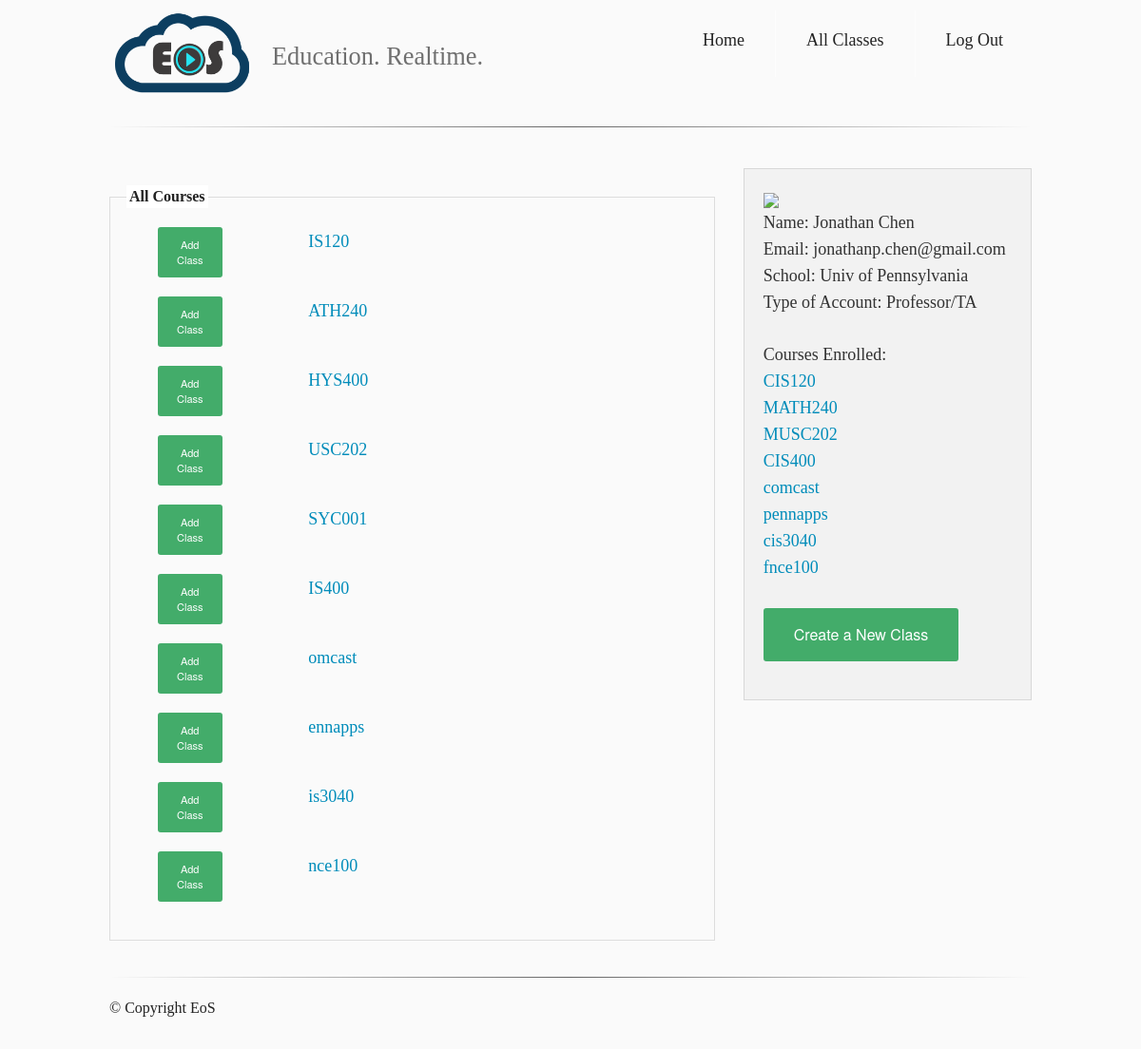
Screenshot of /allclasses (signed in) with the database file from the repository.
### tables this page shows
CREATE TABLE users (
  name text not null,
  hash text not null,
  email text not null,
  school text not null,
  prof integer not null,
  courses text
);

CREATE TABLE courses (
  id integer primary key autoincrement,
  name text not null,
  cap integer
);

### server.py (the view)
@app.route("/allclasses")
def allclasses():
    if not 'email' in session:
        flash("Please log in to view content.")
        return redirect(url_for('index'))
    else:
        q = g.db.execute('SELECT * FROM USERS WHERE email= \"' + session['email'] + '\"')
        session['courses'] = q.fetchone()[5]
    r = g.db.execute('SELECT name FROM COURSES')
    courselist = [str(x)[3:-3] for x in r.fetchall()]
    mycourses = session['courses'].split('|')[1:-1]
    if not len(mycourses):
        mycourses = None
    return render_template('showall.html', email=session['email'], name=session['name'], school=session['school'], account=session['type'], is_prof = session['is_prof'], courses=courselist, mycourses=mycourses)

### server.py (called while the page is built)
@app.before_request
def before_request():
    g.db = connect_db()

@app.teardown_request
def teardown_request(exception):
    db = getattr(g, 'db', None)
    if db is not None:
        db.close()

def connect_db():
    return sqlite3.connect(app.config['DATABASE'])

### templates/showall.html (shortened to what this page needs)
<!doctype html>
<html>
  <head>
    <link rel=stylesheet type=text/css href="{{ url_for('static', filename='css/foundation.css') }}">
    <link rel=stylesheet type=text/css href="{{ url_for('static', filename='css/layout.css') }}">
    <link rel=stylesheet type=javascript href="{{ url_for('static', filename='js/vendor/jquery.js') }}">
    <link rel=stylesheet type=javascript href="{{ url_for('static', filename='js/foundation.min.js') }}">
    <link rel=stylesheet type=javascript href="{{ url_for('static', filename='js/vendor/modernizr.js') }}">
  </head>
  <body>
        <div class="content">
            <div class="row">
              <div class="large-12 columns">
                <div class="nav-bar right">
                 <ul class="button-group">
                   <li><a href="/dashboard" class="button"><h5>Home</h5></a></li>
                   <li><a href="/allclasses" class="button"><h5>All Classes</h5></a></li>
                   <li><a href="/logout" class="button"><h5>Log Out</h5></a></li>
                  </ul>
                </div>
                <h1><img src="{{ url_for('static', filename='logo.png') }}" style="width: 160px;"/> <small>Education. Realtime.</small></h1>
                <hr />
              </div>
            </div>
      <div class="row">
            <br/>
          </div>
    <div class="large-12 columns">
  <div class="row">
        <div class="large-8 columns">
          <fieldset>
          <legend>All Courses</legend>
              <div class="large-6 columns" id="myClasses">
              {% for course in courses %}
                <div class="large-12 columns">
                  <div class="row collapse">
                    <div class="small-2 columns">
                      {% if not mycourses %}
                          <div class="row">
                              <button class="add button postfix radius tiny success" onclick="addClass('{{course}}')" value={{course}}>Add Class</button>
                            </div>
                      {% else %}
                        {% if course not in mycourses %}
                                <button class="add button radius tiny success" onclick="addClass('{{course}}')" value={{course}}>Add Class</button>
                        {% else %}
                                <button class="add button radius tiny alert" onclick="rmClass('{{course}}')" value={{course}}>Remove Class</button>
                        {% endif %}
                      {% endif %}
                    </div>
                    <div class="small-4 columns">
                      <h5 class="title"><a href=/class/{{ course }}> {{ course }} </a></h5>
                    </div>
                  </div>
                </div>
              {% endfor %}
          </div>
          </fieldset>
        </div>
        <div class="large-4 columns ">
          <div class="panel">
            <a href="#"><img src="http://braddyc.files.wordpress.com/2011/09/penguin.png" /></a>
            <h5>Name: {{ name }} </h5>
            <h5>Email: {{ email }} </h5>
            <h5>School: {{ school }} </h5>
            <h5>Type of Account: {{ account }} </h5>
              <br/><div class="section-container vertical-nav" data-section data-options="deep_linking: false; one_up: true">
              <h5>Courses Enrolled: </h5>
              {% if mycourses %}
                {% for course in mycourses %}
                  <section class="section">
                    <h5 class="title"><a href=/class/{{ course }}> {{ course }} </a></h5>
                  </section>
                {% endfor %}
              {% endif %}
              {% if session.is_prof %}
              <br><button class="button radius success" onclick="createClass()">Create a New Class</button>
              {% endif %}
            </div>
          </div>
        </div>
        </div>
      </div>
      </div>
      <footer class="row">
        <div class="large-12 columns">
          <hr />
          <div class="row">
            <div class="large-6 columns">
              <p>© Copyright EoS</p>
            </div>
          </div>
        </div>
      </footer>
    <link rel=stylesheet type=javascript href="{{ url_for('static', filename='js/vendor/jquery.js') }}">
    <link rel=stylesheet type=javascript href="{{ url_for('static', filename='js/foundation.min.js') }}">
  </body>
</html>

### static/css/layout.css (style rules this page uses)
body { font-family: "MP"; }
h1 { font-family: "Archer-b"; }
h2, h3, h4, h5, h6, a { font-family: "MP-cond"; }
body { background-color: rgba(0, 0, 0, 0.02); }
.button-group li { padding-top: 3%; }
.button-group a { color: rgba(0, 0, 0, 1); background-color: transparent; }
.button-group { float: none; }
@media only screen and (min-width: 40.063em) { .button-group { float: right; } }
hr { border: 0; height: 1px; background-image: -webkit-linear-gradient(left, rgba(0,0,0,0), rgba(0,0,0,0.75), rgba(0,0,0,0)); background-image: -moz-linear-gradient(left, rgba(0,0,0,0), rgba(0,0,0,0.75), rgba(0,0,0,0)); background-image: -ms-linear-gradient(left, rgba(0,0,0,0), rgba(0,0,0,0.75), rgba(0,0,0,0)); background-image: -o-linear-gradient(left, rgba(0,0,0,0), rgba(0,0,0,0.75), rgba(0,0,0,0)); opacity: 0.8; }
footer { padding: 80px 0 10px 0; }

### rows the page displays
users: name "Jonathan Chen", email "jonathanp.chen@gmail.com", school "Univ of Pennsylvania"
courses: name "CIS120"
courses: name "MATH240"
courses: name "MUSC202"
courses: name "CIS400"
courses: name "comcast"
courses: name "pennapps"
courses: name "cis3040"
courses: name "fnce100"

### other values shown
{{ course }} "IS120" "ATH240" "HYS400" "USC202" "SYC001" "IS400" "omcast" "ennapps" "is3040" "nce100"
{{ account }} "Professor/TA"
